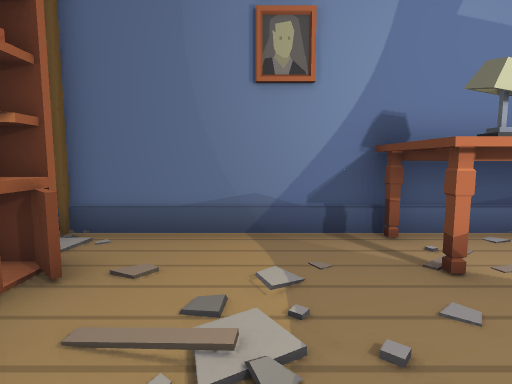
view 1 (above)

12 first-person views from a walk through a scene from a Unity 3-D project. The camera is 1.3 m above the floor, tilts 6° down and sees 80° across. The floor is counted in squares, 1 m on a side. Each view is taken from the middle of a square. On the plan, view 1 faces up. The plan holds only what a view shows up to about 14 squares ahead; the rest is blank. Door leaves are left out, so doorways stand open.

view 2
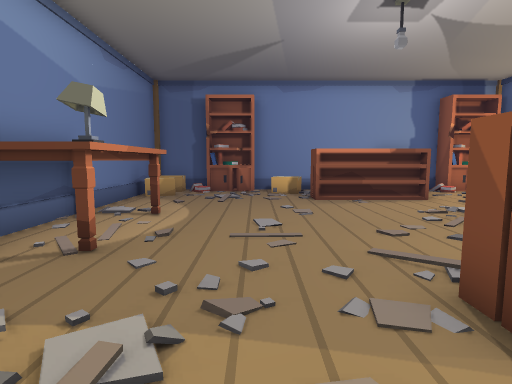

view 3
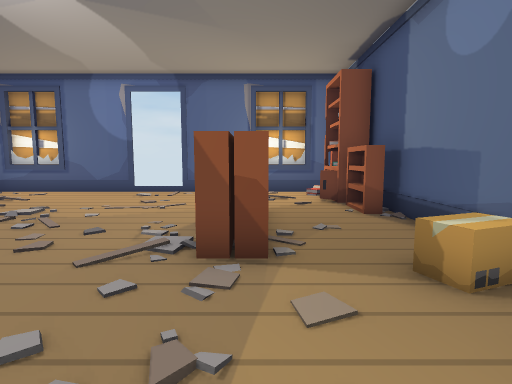

view 4
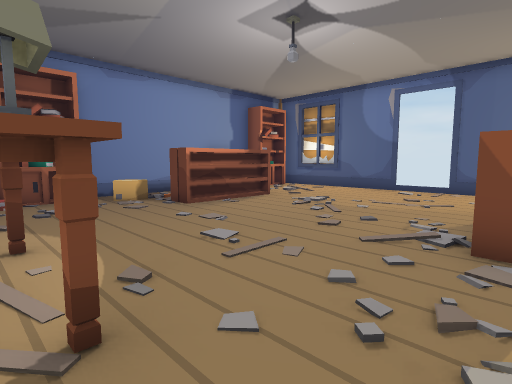

view 5
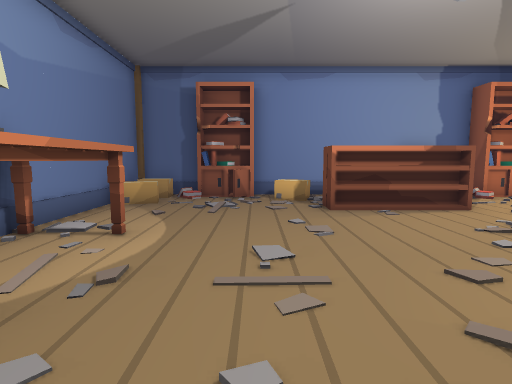

view 6
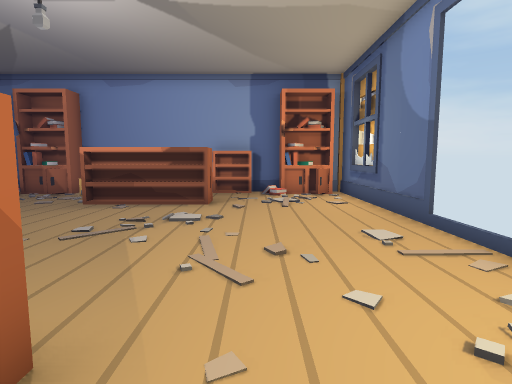

view 7
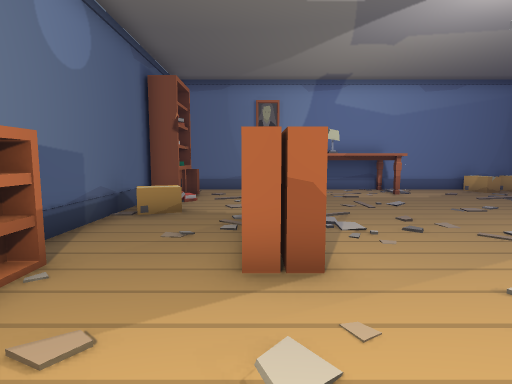

view 8
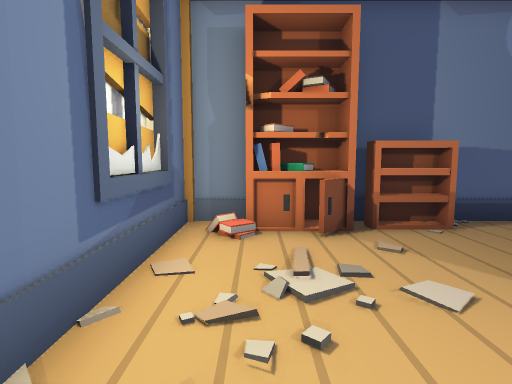

view 9
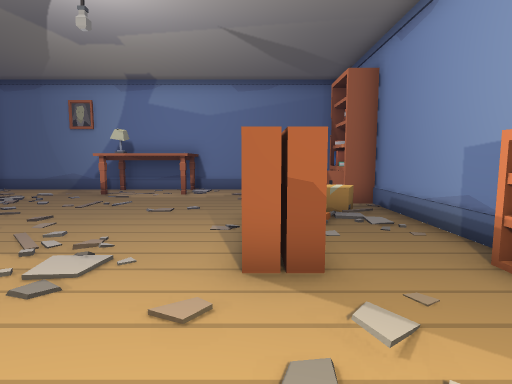

view 10
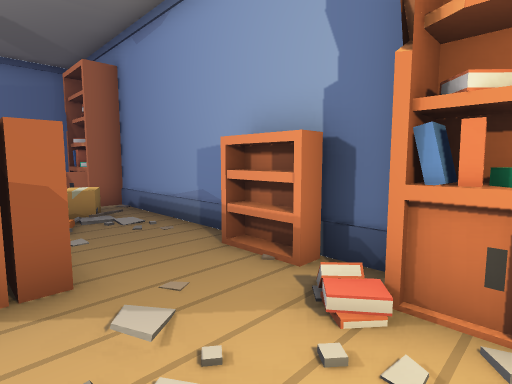

view 11
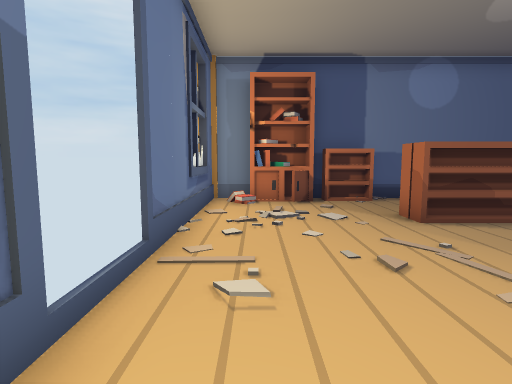

view 12
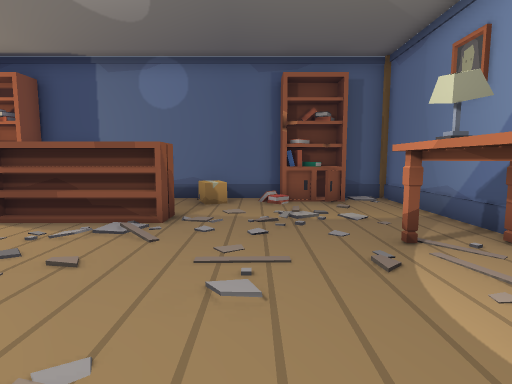

### Floor plan
Points are (right, up) in squares from view 1. A wall is a line through its corners. A room is listed if a view was taken in it or the views show most of it. See-through windows are left out.
Room 1 (views 1, 2, 3, 4, 5, 6, 7, 8, 9, 10, 11, 12)
walls: (4.9, -9.5) (11.6, -9.5); (-3.5, 2.2) (-3.5, -6.1); (8.1, -9.6) (9, -9.6); (-1, -9.6) (-0.4, -9.6); (11.6, -7) (11.6, 1.1); (9.1, -9.6) (10, -9.6); (11.6, 3.1) (11.6, 5.4) (-3.5, 5.4) (-3.5, 4); (-3.5, -8.1) (-3.5, -9.5) (3.1, -9.5); (-2.1, -9.6) (-1.1, -9.6)
ways out: open door at (4, -9.5)
objects: bookshelf (-3, -8) to (-2, -7); bookshelf (-3, -5) to (-3, -4); other object (-3, -1) to (-2, 0); bookshelf (-3, 2) to (-2, 3); bookshelf (0, -4) to (0, -1); bookshelf (1, -4) to (1, -1); table (2, 3) to (5, 5); lamp (3, 4); bookshelf (8, -4) to (8, -1); bookshelf (9, -4) to (9, -3); other object (9, -2) to (10, -1); bookshelf (9, -1); other object (9, 4) to (10, 5); other object (10, 0); bookshelf (11, -8) to (12, -8); bookshelf (11, -6) to (11, -4); bookshelf (11, 2) to (12, 2); other object (11, 4) to (11, 5)

Where each view was taken, in squares from view 1:
view 1: 0 up, 0 right, facing up
view 2: 1 up, 2 left, facing right
view 3: 3 up, 0 right, facing down
view 4: 4 up, 0 right, facing down-right
view 5: 1 up, 0 right, facing right
view 6: 6 down, 1 left, facing right
view 7: 8 down, 0 right, facing up
view 8: 8 down, 3 right, facing left
view 9: 8 down, 8 right, facing up
view 10: 8 down, 8 right, facing up-right
view 11: 8 down, 7 right, facing left
view 12: 1 up, 7 right, facing left
